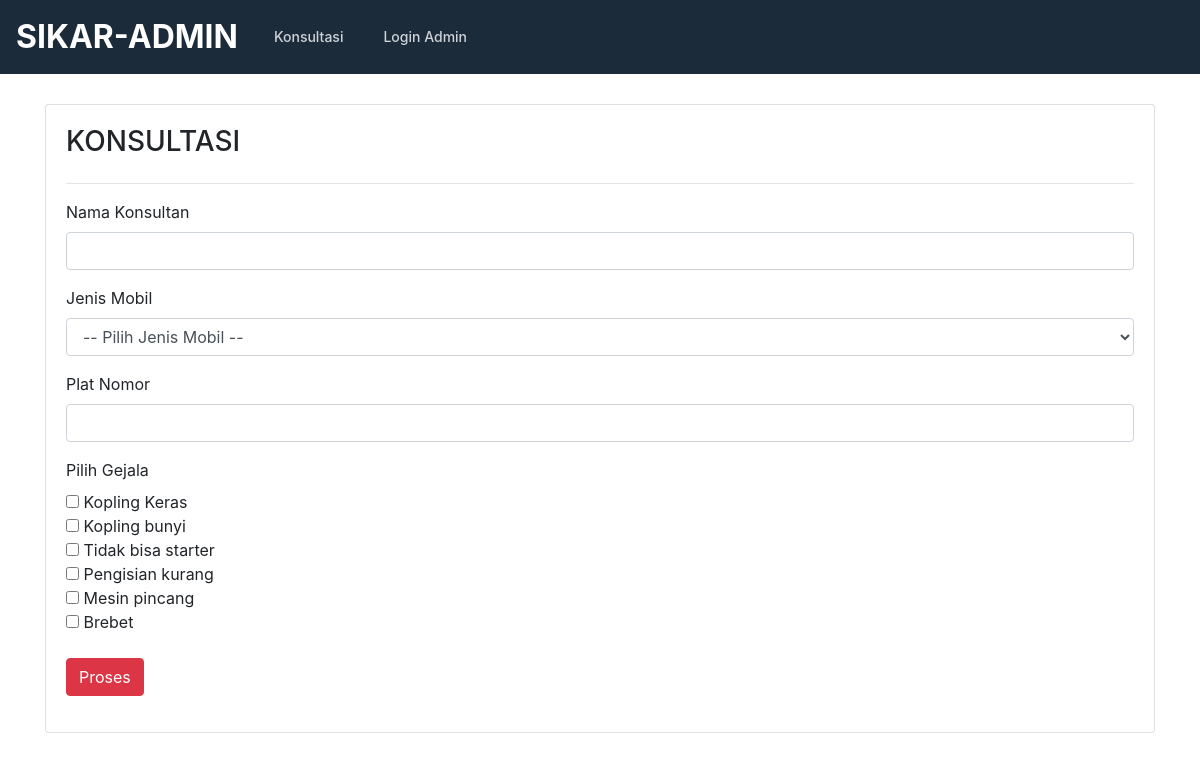
Screenshot of /tambahkonsul.php with the database file from the repository.
### tables this page shows
CREATE TABLE `gejala` (
  `id_gejala` int(12) NOT NULL,
  `gejala` varchar(100) NOT NULL
);

### admin/koneksi.php (called while the page is built, shortened)
<?php
  class koneksi{
    private $_host = 'localhost';
  	private $_username = 'root';
  	private $_password = '';
  	private $_database = 'sikar';
  	protected $conn;
  	public function __construct(){
  		if (!isset($this->connection)) {
  			$this->conn = new mysqli($this->_host, $this->_username, $this->_password, $this->_database);
  		}
  		return $this->conn;
  	}
  }
 ?>

### admin/Crud.php (called while the page is built, shortened)
<?php
  include 'koneksi.php';
  class Crud extends koneksi
  {
    public function readGejala()
    {
      $sql = "SELECT * FROM gejala";
      $result = $this->conn->query($sql);
      while ($row = $result->fetch_assoc()) {
			  $rows[] = $row;
		  }
		  return $rows;
    }
  }
 ?>

### tambahkonsul.php (the view, shortened to what this page needs)
<?php
	include './admin/Crud.php';
	$crud = new Crud();
	$arrayName = $crud->readGejala();
 ?>
<!doctype html>
<html lang="en">
  <head>
    <link href="css/bootstrap.min.css" rel="stylesheet">
    <link href="css/style.css" rel="stylesheet">
    <link href="css/jquery.dataTables.min.css" rel="stylesheet"/>
  </head>
  <body>
    <?php include "header.php"; ?>
    <section>
      <div class="container">
        <div class="row">
            <div class="col-md-12">
              <div class="card" style="padding:20px">
                <h3>KONSULTASI</h3>
                <hr/>
                <form action="hasil.php" method="POST">
                    <div class="form-group">
                        <label>Nama Konsultan</label>
                        <input type="text" name="nama" class="form-control" />
                    </div>
                    <div class="form-group">
                      <label>Jenis Mobil</label>
                      <select name="nama_mobil" class="form-control">
                        <option>-- Pilih Jenis Mobil --</option>
                      </select>
                    </div>
                    <div class="form-group">
                        <label>Plat Nomor</label>
                        <input type="text" name="plat" class="form-control" />
                    </div>
                    <div class="form-group">
                      <label>Pilih Gejala</label>
                      <br/>
                      <?php
                        foreach ($arrayName as $r){
                      ?>
                        <input class="single-checkbox" id="gejala<?php echo $r['id_gejala']; ?>" name="gejala[]" type="checkbox" value="<?php echo $r['id_gejala']; ?>">
                        <?php echo $r['gejala']; ?><br/>
                      <?php
                        }
                      ?>
                      <br/>
					            <input type="submit" name="button" class="btn btn-md btn-danger" value="Proses">
                  </form>
              </div>
            </div>
        </div>
      </div>
    </section>
  </body>
</html>

### css/style.css (style rules this page uses)
.container { position: relative; overflow: hidden; }
section { padding:30px 0; }

### rows the page displays
gejala: gejala "Kopling Keras"
gejala: gejala "Kopling bunyi"
gejala: gejala "Tidak bisa starter"
gejala: gejala "Pengisian kurang"
gejala: gejala "Mesin pincang"
gejala: gejala "Brebet"
